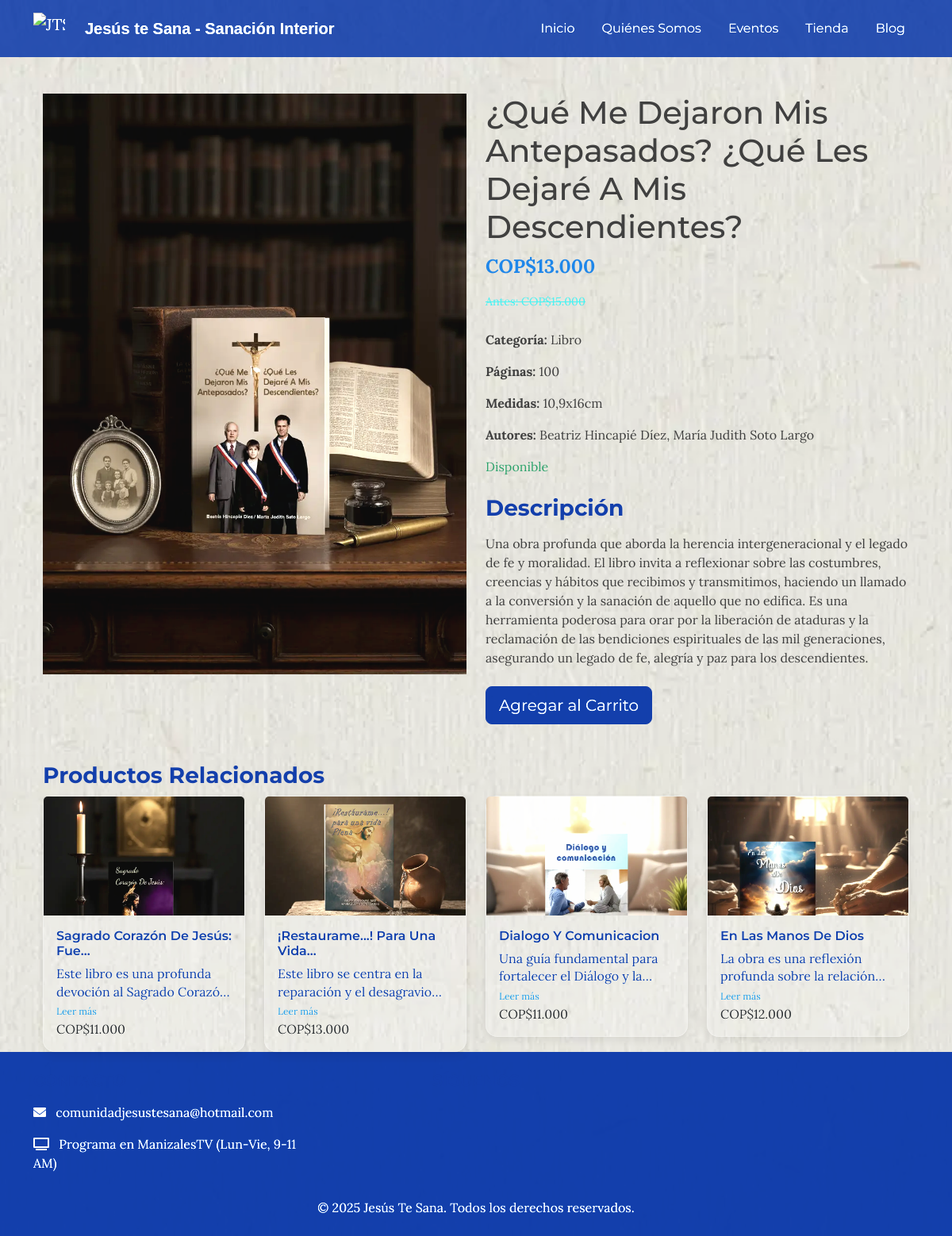
The app's page /products/products/que-me-dejaron-mis-antepasados-que-les-dejare-a-mis-descendientes/ with its own data.
### products/models.py (models this page shows, shortened)
class Product(models.Model):
    CATEGORIA_CHOICES = [
        ('paquete', 'Paquete'),
        ('serie', 'Serie'),
        ('libro', 'Libro'),
        ('otro_producto', 'Otro Producto'),
    ]
    name = models.CharField(max_length=200, verbose_name="Nombre")
    slug = models.SlugField(max_length=200, unique=True, blank=True, verbose_name="Slug")
    description = models.TextField(blank=True, null=True, verbose_name="Descripción")
    price = models.DecimalField(max_digits=10, decimal_places=2, verbose_name="Precio")
    image = models.ImageField(upload_to='products/', blank=True, null=True, verbose_name="Imagen")
    category = models.CharField(max_length=20, choices=CATEGORIA_CHOICES, verbose_name="Categoría")
    is_available = models.BooleanField(default=True, verbose_name="Disponible")
    created_at = models.DateTimeField(auto_now_add=True, verbose_name="Fecha de Creación")
    updated_at = models.DateTimeField(auto_now=True, verbose_name="Última Actualización")
    pages = models.IntegerField(blank=True, null=True, verbose_name="Páginas")
    measures = models.CharField(max_length=100, blank=True, null=True, verbose_name="Medidas (ej. 15x20 cm)")
    tags = models.ManyToManyField(Tag, blank=True, verbose_name="Etiquetas")
    authors = models.TextField(blank=True, null=True, verbose_name="Autores")
    class Meta:
        verbose_name = "Producto"
        verbose_name_plural = "Productos"
        ordering = ['-created_at']

### products/views.py (the view)
# urls.py: path('products/<slug:slug>/', views.product_detail, name='product_detail'),
def product_detail(request, slug):
    product = get_object_or_404(Product, slug=slug, is_available=True)
    related_products = Product.objects.filter(
        category=product.category,
        is_available=True
    ).exclude(slug=slug).order_by('?')[:4]
    authors_info = ""
    if product.authors:
        authors_info = product.authors
    else:
        authors_info = ""
    return render(request, 'products/product_detail.html', {
        'product': product,
        'related_products': related_products,
        'additional_info': authors_info
    })

### core/templatetags/currency_filters.py (called while the page is built)
@register.filter
def format_currency(value):
    if value is None or value == '':
        return ""
    try:
        from decimal import Decimal
        value = Decimal(value)
        formatted_value = "{:,.0f}".format(value).replace(",", ".")
        return "COP$" + formatted_value
    except (ValueError, TypeError, Decimal.InvalidOperation):
        return ""

@register.filter
def get_discounted_price(price, discount_percent=15):
    try:
        from decimal import Decimal
        price = float(price)
        if discount_percent not in [15, 20]:
            discount_percent = 15  # Valor por defecto
        increased_price = price * (1 + discount_percent/100)
        increased_price = round(increased_price)
        if increased_price > 1000:
            increased_price = round(increased_price, -2)  # Redondear a centenas
        return increased_price
    except (ValueError, TypeError):
        return 0

### products/templatetags/custom_filters.py (called while the page is built)
@register.filter
def truncate_description(text, max_lines=3):
    if not text:
        return ""
    lines = text.split('\n')
    truncated_lines = lines[:max_lines]
    truncated_text = '\n'.join(truncated_lines)
    words = truncated_text.split()
    if len(words) > 30:
        truncated_text = ' '.join(words[:30]) + '...'
    return truncated_text

### templates/products/product_detail.html (shortened to what this page needs)
{% extends 'base.html' %}
{% load currency_filters %}
{% load static %}
{% load custom_filters %}
{% block content %}
<div class="container mt-5">
    <div class="row">
        <div class="col-md-6">
            {% if product.image %}
                <img src="{{ product.image.url }}" class="img-fluid" alt="{{ product.name }}">
            {% else %}
                <img src="{% static 'core/images/default_product.png' %}" class="img-fluid" alt="{{ product.name }}">
            {% endif %}
        </div>
        <div class="col-md-6">
            <h1>{{ product.name }}</h1>
            <p class="fs-4 text-primary fw-bold">{{ product.price|format_currency }}</p>
            {% with original_price=product.price|get_discounted_price:15 %}
                {% if original_price > product.price %}
                    <p class="text-info text-decoration-line-through mb-0 mt-1" style="font-size: 0.9rem; opacity: 0.85;">Antes: {{ original_price|format_currency }}</p>
                {% endif %}
            {% endwith %}
            <div class="mt-4">
                <p><strong>Categoría:</strong> {{ product.get_category_display }}</p>
                {% if product.pages %}
                    <p><strong>Páginas:</strong> {{ product.pages }}</p>
                {% endif %}
                {% if product.measures %}
                    <p><strong>Medidas:</strong> {{ product.measures }}</p>
                {% endif %}
                {% if product.authors %}
                    <p><strong>Autores:</strong> {{ product.authors }}</p>
                {% endif %}
                {% if product.is_available %}
                    <p><span class="text-success">Disponible</span></p>
                {% else %}
                    <p><span class="text-danger">No disponible</span></p>
                {% endif %}
            </div>
            {% if product.description %}
                <div class="mt-4">
                    <h3>Descripción</h3>
                    <p>{{ product.description|linebreaks }}</p>
                </div>
            {% endif %}
            <div class="mt-4">
                <button class="btn btn-primary btn-lg">Agregar al Carrito</button>
            </div>
        </div>
    </div>
    {% if related_products %}
        <div class="mt-5">
            <h3>Productos Relacionados</h3>
            <div class="row">
                {% for related in related_products %}
                    <div class="col-md-3">
                        <a href="{% url 'products:product_detail' related.slug %}" class="text-decoration-none">
                            <div class="card card-glass">
                                {% if related.image %}
                                    <img src="{{ related.image.url }}" class="card-img-top" alt="{{ related.name }}" style="height: 150px; object-fit: cover;">
                                {% else %}
                                    <img src="{% static 'core/images/default_product.png' %}" class="card-img-top" alt="{{ related.name }}" style="height: 150px; object-fit: cover;">
                                {% endif %}
                                <div class="card-body">
                                    <h6 class="card-title">{{ related.name|truncatechars:30 }}</h6>
                                    {% if related.description %}
                                        <p class="card-text description-preview">{{ related.description|truncate_description:2|linebreaksbr }}</p>
                                        <a href="{% url 'products:product_detail' related.slug %}" class="read-more-link">Leer más</a>
                                    {% endif %}
                                    <p class="card-text">{{ related.price|format_currency }}</p>
                                </div>
                            </div>
                        </a>
                    </div>
                {% endfor %}
            </div>
        </div>
    {% endif %}
</div>
{% endblock %}

### static/css/sticky-navbar.css (style rules this page uses)
body { padding-top: 70px; }

### static/css/custom_theme.css (style rules this page uses)
:root { --primary-blue: #003399; --accent-blue: #003399; --light-background: #f4f6f8; --dark-text: #333333; --secondary-text: #6c757d; }
body { font-family: 'Lora', serif; background-color: var(--light-background); color: var(--dark-text); }
h1, h2, h3, h4, h5, h6, .card-title, .nav-link, .btn { font-family: 'Montserrat', sans-serif; }
h2, h3, h4, h5, h6 { color: var(--primary-blue); font-weight: 700; }
.btn-primary { background-color: var(--accent-blue); border-color: var(--accent-blue); }
a { color: var(--accent-blue); }
.card { border: none !important; border-radius: 15px !important; box-shadow: 0 4px 12px rgba(0, 0, 0, 0.08) !important; transition: transform 0.3s ease, box-shadow 0.3s ease !important; background: rgba(255, 255, 255, 0.25) !important; backdrop-filter: blur(10px) !important; -webkit-backdrop-filter: blur(10px) !important; border: 1px solid rgba(255, 255, 255, 0.3) !important; }
.card-title { font-family: 'Montserrat', sans-serif !important; font-weight: 600 !important; color: var(--primary-blue) !important; }
.card-glass { background: rgba(255, 255, 255, 0.25) !important; backdrop-filter: blur(10px) !important; -webkit-backdrop-filter: blur(10px) !important; border: 1px solid rgba(255, 255, 255, 0.3) !important; border-radius: 15px !important; box-shadow: 0 4px 12px rgba(0, 0, 0, 0.08) !important; }
.card-body { background: transparent !important; border-radius: 15px !important; }

### static/css/products.css (style rules this page uses)
.card .card-title { color: #0056b3; }

### templates/products/product_detail.html (style rules this page uses)
.description-preview { overflow: hidden; display: -webkit-box; -webkit-line-clamp: 2; -webkit-box-orient: vertical; line-height: 1.4; margin-bottom: 0.5rem; }
.read-more-link { font-size: 0.75rem; color: #007bff; text-decoration: none; }

### records on screen
Product: image (picture), name "¿Qué Me Dejaron Mis Antepasados? ¿Qué Les Dejaré A Mis Descendientes?", price "COP$13.000", category "Libro", pages "100", measures "10,9x16cm", authors "Beatriz Hincapié Díez, María Judith Soto Largo", description "Una obra profunda que aborda la herencia intergeneracional y el legado de fe y moralidad. El libro invita a reflexionar sobre las costumbres, creencias y hábitos que recibimos y transmitimos, haciendo un llamado a la conversión y la sanación de aquello que no edifica. Es una herramienta poderosa para orar por la liberación de ataduras y la reclamación de las bendiciones espirituales de las mil generaciones, asegurando un legado de fe, alegría y paz para los descendientes."
Product: image (picture), name "Sagrado Corazón De Jesús: Fue…", description "Este libro es una profunda devoción al Sagrado…", price "COP$11.000"
Product: image (picture), name "¡Restaurame...! Para Una Vida…", description "Este libro se centra en la reparación y el…", price "COP$13.000"
Product: image (picture), name "Dialogo Y Comunicacion", description "Una guía fundamental para fortalecer el Diálogo y…", price "COP$11.000"
Product: image (picture), name "En Las Manos De Dios", description "La obra es una reflexión profunda sobre la…", price "COP$12.000"

### other values on screen
{{ original_price|format_currency }} "COP$15.000"
